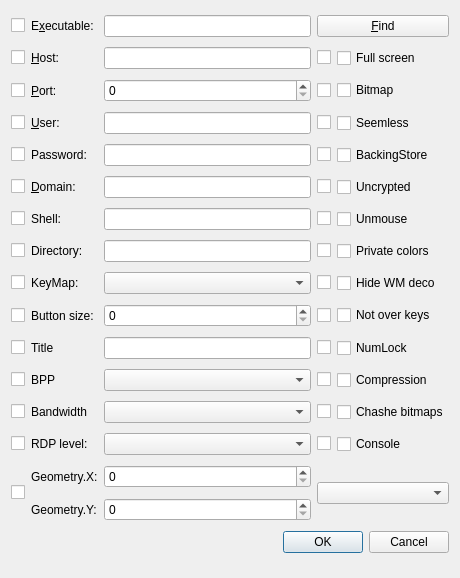
<?xml version="1.0" encoding="UTF-8"?>
<ui version="4.0">
 <class>DialogRDP</class>
 <widget class="QDialog" name="DialogRDP">
  <property name="geometry">
   <rect>
    <x>0</x>
    <y>0</y>
    <width>460</width>
    <height>578</height>
   </rect>
  </property>
  <property name="windowTitle">
   <string>Dialog</string>
  </property>
  <layout class="QGridLayout" name="gridLayout">
   <item row="0" column="1">
    <widget class="QLabel" name="lExec">
     <property name="text">
      <string>E&amp;xecutable:</string>
     </property>
     <property name="buddy">
      <cstring>lineEdit</cstring>
     </property>
    </widget>
   </item>
   <item row="0" column="2">
    <widget class="QLineEdit" name="lineEdit"/>
   </item>
   <item row="1" column="1">
    <widget class="QLabel" name="lHost">
     <property name="text">
      <string>&amp;Host:</string>
     </property>
     <property name="buddy">
      <cstring>lineEdit_2</cstring>
     </property>
    </widget>
   </item>
   <item row="1" column="2">
    <widget class="QLineEdit" name="lineEdit_2"/>
   </item>
   <item row="2" column="1">
    <widget class="QLabel" name="lPort">
     <property name="text">
      <string>&amp;Port:</string>
     </property>
     <property name="buddy">
      <cstring>spinBox</cstring>
     </property>
    </widget>
   </item>
   <item row="2" column="2">
    <widget class="QSpinBox" name="spinBox"/>
   </item>
   <item row="3" column="1">
    <widget class="QLabel" name="l_u">
     <property name="text">
      <string>&amp;User:</string>
     </property>
     <property name="buddy">
      <cstring>lineEdit_3</cstring>
     </property>
    </widget>
   </item>
   <item row="3" column="2">
    <widget class="QLineEdit" name="lineEdit_3"/>
   </item>
   <item row="4" column="1">
    <widget class="QLabel" name="l_p">
     <property name="text">
      <string>Password:</string>
     </property>
     <property name="buddy">
      <cstring>lineEdit_4</cstring>
     </property>
    </widget>
   </item>
   <item row="4" column="2">
    <widget class="QLineEdit" name="lineEdit_4"/>
   </item>
   <item row="5" column="1">
    <widget class="QLabel" name="l_d">
     <property name="text">
      <string>&amp;Domain:</string>
     </property>
     <property name="buddy">
      <cstring>lineEdit_5</cstring>
     </property>
    </widget>
   </item>
   <item row="5" column="2">
    <widget class="QLineEdit" name="lineEdit_5"/>
   </item>
   <item row="6" column="1">
    <widget class="QLabel" name="l_s">
     <property name="text">
      <string>Shell:</string>
     </property>
     <property name="buddy">
      <cstring>lineEdit_6</cstring>
     </property>
    </widget>
   </item>
   <item row="6" column="2">
    <widget class="QLineEdit" name="lineEdit_6"/>
   </item>
   <item row="7" column="1">
    <widget class="QLabel" name="l_c">
     <property name="text">
      <string>Directory:</string>
     </property>
     <property name="buddy">
      <cstring>lineEdit_7</cstring>
     </property>
    </widget>
   </item>
   <item row="7" column="2">
    <widget class="QLineEdit" name="lineEdit_7"/>
   </item>
   <item row="8" column="1">
    <widget class="QLabel" name="l_k">
     <property name="text">
      <string>KeyMap:</string>
     </property>
     <property name="buddy">
      <cstring>comboBox</cstring>
     </property>
    </widget>
   </item>
   <item row="8" column="2">
    <widget class="QComboBox" name="comboBox"/>
   </item>
   <item row="9" column="1">
    <widget class="QLabel" name="label_33">
     <property name="text">
      <string>Button size:</string>
     </property>
     <property name="buddy">
      <cstring>spinBox_4</cstring>
     </property>
    </widget>
   </item>
   <item row="9" column="2">
    <widget class="QSpinBox" name="spinBox_4"/>
   </item>
   <item row="15" column="1">
    <widget class="QLabel" name="l_x">
     <property name="text">
      <string>Bandwidth</string>
     </property>
     <property name="buddy">
      <cstring>comboBox_4</cstring>
     </property>
    </widget>
   </item>
   <item row="15" column="2">
    <widget class="QComboBox" name="comboBox_4"/>
   </item>
   <item row="16" column="1">
    <widget class="QLabel" name="l_rdplevel">
     <property name="text">
      <string>RDP level:</string>
     </property>
     <property name="buddy">
      <cstring>comboBox_5</cstring>
     </property>
    </widget>
   </item>
   <item row="16" column="2">
    <widget class="QComboBox" name="comboBox_5"/>
   </item>
   <item row="18" column="1">
    <widget class="QLabel" name="label_23">
     <property name="text">
      <string>Geometry.X:</string>
     </property>
     <property name="buddy">
      <cstring>spinBox_2</cstring>
     </property>
    </widget>
   </item>
   <item row="18" column="2">
    <widget class="QSpinBox" name="spinBox_2"/>
   </item>
   <item row="19" column="1">
    <widget class="QLabel" name="label_4">
     <property name="text">
      <string>Geometry.Y:</string>
     </property>
     <property name="buddy">
      <cstring>spinBox_3</cstring>
     </property>
    </widget>
   </item>
   <item row="19" column="2">
    <widget class="QSpinBox" name="spinBox_3"/>
   </item>
   <item row="20" column="0" colspan="5">
    <widget class="QDialogButtonBox" name="buttonBox">
     <property name="standardButtons">
      <set>QDialogButtonBox::Cancel|QDialogButtonBox::Ok</set>
     </property>
    </widget>
   </item>
   <item row="0" column="0">
    <widget class="QCheckBox" name="checkBox_14">
     <property name="text">
      <string/>
     </property>
    </widget>
   </item>
   <item row="1" column="0">
    <widget class="QCheckBox" name="checkBox_15">
     <property name="text">
      <string/>
     </property>
    </widget>
   </item>
   <item row="2" column="0">
    <widget class="QCheckBox" name="checkBox_16">
     <property name="text">
      <string/>
     </property>
    </widget>
   </item>
   <item row="3" column="0">
    <widget class="QCheckBox" name="checkBox_17">
     <property name="text">
      <string/>
     </property>
    </widget>
   </item>
   <item row="4" column="0">
    <widget class="QCheckBox" name="checkBox_18">
     <property name="text">
      <string/>
     </property>
    </widget>
   </item>
   <item row="5" column="0">
    <widget class="QCheckBox" name="checkBox_19">
     <property name="text">
      <string/>
     </property>
    </widget>
   </item>
   <item row="6" column="0">
    <widget class="QCheckBox" name="checkBox_20">
     <property name="text">
      <string/>
     </property>
    </widget>
   </item>
   <item row="7" column="0">
    <widget class="QCheckBox" name="checkBox_21">
     <property name="text">
      <string/>
     </property>
    </widget>
   </item>
   <item row="8" column="0">
    <widget class="QCheckBox" name="checkBox_22">
     <property name="text">
      <string/>
     </property>
    </widget>
   </item>
   <item row="9" column="0">
    <widget class="QCheckBox" name="checkBox_23">
     <property name="text">
      <string/>
     </property>
    </widget>
   </item>
   <item row="15" column="0">
    <widget class="QCheckBox" name="checkBox_26">
     <property name="text">
      <string/>
     </property>
    </widget>
   </item>
   <item row="16" column="0">
    <widget class="QCheckBox" name="checkBox_27">
     <property name="text">
      <string/>
     </property>
    </widget>
   </item>
   <item row="18" column="0" rowspan="2">
    <widget class="QCheckBox" name="checkBox_28">
     <property name="text">
      <string/>
     </property>
    </widget>
   </item>
   <item row="16" column="4">
    <widget class="QCheckBox" name="checkBox_13">
     <property name="text">
      <string>Console</string>
     </property>
    </widget>
   </item>
   <item row="15" column="4">
    <widget class="QCheckBox" name="checkBox_12">
     <property name="text">
      <string>Chashe bitmaps</string>
     </property>
    </widget>
   </item>
   <item row="9" column="4">
    <widget class="QCheckBox" name="checkBox_9">
     <property name="text">
      <string>Not over keys</string>
     </property>
    </widget>
   </item>
   <item row="8" column="4">
    <widget class="QCheckBox" name="checkBox_8">
     <property name="text">
      <string>Hide WM deco</string>
     </property>
    </widget>
   </item>
   <item row="7" column="4">
    <widget class="QCheckBox" name="checkBox_7">
     <property name="text">
      <string>Private colors</string>
     </property>
    </widget>
   </item>
   <item row="6" column="4">
    <widget class="QCheckBox" name="checkBox_6">
     <property name="text">
      <string>Unmouse</string>
     </property>
    </widget>
   </item>
   <item row="5" column="4">
    <widget class="QCheckBox" name="checkBox_5">
     <property name="text">
      <string>Uncrypted</string>
     </property>
    </widget>
   </item>
   <item row="4" column="4">
    <widget class="QCheckBox" name="checkBox_4">
     <property name="text">
      <string>BackingStore</string>
     </property>
    </widget>
   </item>
   <item row="3" column="4">
    <widget class="QCheckBox" name="checkBox_3">
     <property name="text">
      <string>Seemless</string>
     </property>
    </widget>
   </item>
   <item row="2" column="4">
    <widget class="QCheckBox" name="checkBox_2">
     <property name="text">
      <string>Bitmap</string>
     </property>
    </widget>
   </item>
   <item row="1" column="4">
    <widget class="QCheckBox" name="checkBox">
     <property name="layoutDirection">
      <enum>Qt::LeftToRight</enum>
     </property>
     <property name="text">
      <string>Full screen</string>
     </property>
    </widget>
   </item>
   <item row="18" column="3" rowspan="2" colspan="2">
    <widget class="QComboBox" name="comboBox_2"/>
   </item>
   <item row="1" column="3">
    <widget class="QCheckBox" name="checkBox_30">
     <property name="text">
      <string/>
     </property>
    </widget>
   </item>
   <item row="0" column="3" colspan="2">
    <widget class="QPushButton" name="pushButton">
     <property name="text">
      <string>&amp;Find</string>
     </property>
    </widget>
   </item>
   <item row="2" column="3">
    <widget class="QCheckBox" name="checkBox_31">
     <property name="text">
      <string/>
     </property>
    </widget>
   </item>
   <item row="3" column="3">
    <widget class="QCheckBox" name="checkBox_32">
     <property name="text">
      <string/>
     </property>
    </widget>
   </item>
   <item row="4" column="3">
    <widget class="QCheckBox" name="checkBox_33">
     <property name="text">
      <string/>
     </property>
    </widget>
   </item>
   <item row="5" column="3">
    <widget class="QCheckBox" name="checkBox_34">
     <property name="text">
      <string/>
     </property>
    </widget>
   </item>
   <item row="6" column="3">
    <widget class="QCheckBox" name="checkBox_35">
     <property name="text">
      <string/>
     </property>
    </widget>
   </item>
   <item row="7" column="3">
    <widget class="QCheckBox" name="checkBox_36">
     <property name="text">
      <string/>
     </property>
    </widget>
   </item>
   <item row="8" column="3">
    <widget class="QCheckBox" name="checkBox_37">
     <property name="text">
      <string/>
     </property>
    </widget>
   </item>
   <item row="9" column="3">
    <widget class="QCheckBox" name="checkBox_38">
     <property name="text">
      <string/>
     </property>
    </widget>
   </item>
   <item row="15" column="3">
    <widget class="QCheckBox" name="checkBox_41">
     <property name="text">
      <string/>
     </property>
    </widget>
   </item>
   <item row="16" column="3">
    <widget class="QCheckBox" name="checkBox_42">
     <property name="text">
      <string/>
     </property>
    </widget>
   </item>
   <item row="12" column="2">
    <widget class="QLineEdit" name="lineEdit_8"/>
   </item>
   <item row="12" column="1">
    <widget class="QLabel" name="l_T">
     <property name="text">
      <string>Title</string>
     </property>
     <property name="buddy">
      <cstring>lineEdit_8</cstring>
     </property>
    </widget>
   </item>
   <item row="12" column="0">
    <widget class="QCheckBox" name="checkBox_24">
     <property name="text">
      <string/>
     </property>
    </widget>
   </item>
   <item row="12" column="3">
    <widget class="QCheckBox" name="checkBox_39">
     <property name="text">
      <string/>
     </property>
    </widget>
   </item>
   <item row="12" column="4">
    <widget class="QCheckBox" name="checkBox_10">
     <property name="text">
      <string>NumLock</string>
     </property>
    </widget>
   </item>
   <item row="13" column="1">
    <widget class="QLabel" name="l_a">
     <property name="text">
      <string>BPP</string>
     </property>
     <property name="buddy">
      <cstring>comboBox_3</cstring>
     </property>
    </widget>
   </item>
   <item row="13" column="0">
    <widget class="QCheckBox" name="checkBox_25">
     <property name="text">
      <string/>
     </property>
    </widget>
   </item>
   <item row="13" column="2">
    <widget class="QComboBox" name="comboBox_3"/>
   </item>
   <item row="13" column="3">
    <widget class="QCheckBox" name="checkBox_40">
     <property name="text">
      <string/>
     </property>
    </widget>
   </item>
   <item row="13" column="4">
    <widget class="QCheckBox" name="checkBox_11">
     <property name="text">
      <string>Compression</string>
     </property>
    </widget>
   </item>
  </layout>
 </widget>
 <resources/>
 <connections/>
</ui>
